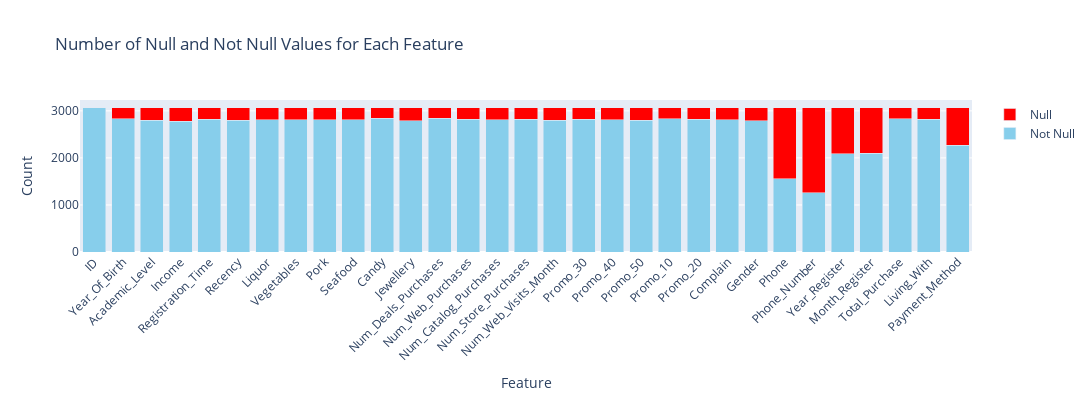

The notebook cell this image was saved under:
### Code cell
# Calculate the number of non-null and null values for each feature
nonnull_counts = data.notnull().sum()
null_counts = data.isnull().sum()

# Create figure
fig = go.Figure()

# Add a column representing the number of non-null values for each feature
fig.add_trace(go.Bar(
    x=data.columns,
    y=nonnull_counts,
    name='Not Null',
    marker_color='skyblue'
))

# Add a column representing the number of non-null values for each fe
fig.add_trace(go.Bar(
    x=data.columns,
    y=null_counts,
    name='Null',
    marker_color='red'
))

# update layout
fig.update_layout(
    title='Number of Null and Not Null Values for Each Feature',
    xaxis_title='Feature',
    yaxis_title='Count',
    barmode='stack',
    xaxis_tickangle=-45,
    height=400,
    width=1100
)

fig.show()

### Figure 1 — Plotly figure (JSON) as saved in the notebook; plotly's stock layout.template omitted (floating-point values rounded to 4 significant figures)
{"data": [{"marker": {"color": "skyblue"}, "name": "Not Null", "type": "bar", "x": ["ID", "Year_Of_Birth", "Academic_Level", "Income", "Registration_Time", "Recency", "Liquor", "Vegetables", "Pork", "Seafood", "Candy", "Jewellery", "Num_Deals_Purchases", "Num_Web_Purchases", "Num_Catalog_Purchases", "Num_Store_Purchases", "Num_Web_Visits_Month", "Promo_30", "Promo_40", "Promo_50", "Promo_10", "Promo_20", "Complain", "Gender", "Phone", "Phone_Number", "Year_Register", "Month_Register", "Total_Purchase", "Living_With", "Payment_Method"], "y": [3069, 2832, 2799, 2782, 2824, 2804, 2807, 2810, 2806, 2813, 2840, 2792, 2841, 2823, 2811, 2826, 2799, 2826, 2815, 2801, 2834, 2826, 2813, 2794, 1561, 1257, 2084, 2100, 2833, 2821, 2270]}, {"marker": {"color": "red"}, "name": "Null", "type": "bar", "x": ["ID", "Year_Of_Birth", "Academic_Level", "Income", "Registration_Time", "Recency", "Liquor", "Vegetables", "Pork", "Seafood", "Candy", "Jewellery", "Num_Deals_Purchases", "Num_Web_Purchases", "Num_Catalog_Purchases", "Num_Store_Purchases", "Num_Web_Visits_Month", "Promo_30", "Promo_40", "Promo_50", "Promo_10", "Promo_20", "Complain", "Gender", "Phone", "Phone_Number", "Year_Register", "Month_Register", "Total_Purchase", "Living_With", "Payment_Method"], "y": [0, 237, 270, 287, 245, 265, 262, 259, 263, 256, 229, 277, 228, 246, 258, 243, 270, 243, 254, 268, 235, 243, 256, 275, 1508, 1812, 985, 969, 236, 248, 799]}], "layout": {"barmode": "stack", "height": 400, "title": {"text": "Number of Null and Not Null Values for Each Feature"}, "width": 1100, "xaxis": {"tickangle": -45, "title": {"text": "Feature"}}, "yaxis": {"title": {"text": "Count"}}}}
